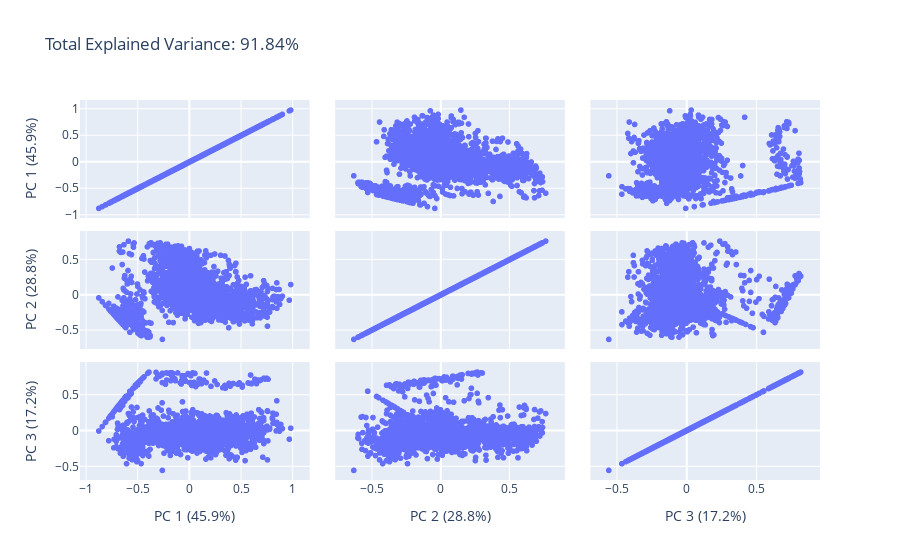

Here is the notebook cell this chart was saved with:
### Markdown cell above
In my research I learned different ways to conduct PCA.  I'm not sure of the impacts between this version and prior version.  Need to research

### Code cell
import plotly.express as px
from sklearn.decomposition import PCA

df2 = df
features = ['Enrollment Percent_Low-Income', 'Enrollment Percent_SoC',
       'SBA ELA 3Y Average Percent_Low-Income',
       'SBA ELA 3Y Average Percent_SoC',
       'SBA Math 3Y Average Percent_Low-Income',
       'SBA Math 3Y Average Percent_SoC']

pca = PCA(n_components=3)
components = pca.fit_transform(df2[features])
labels = {
    str(i): f"PC {i+1} ({var:.1f}%)"
    for i, var in enumerate(pca.explained_variance_ratio_ * 100)
}
total_var = pca.explained_variance_ratio_.sum() * 100

fig = px.scatter_matrix(
    components,
    labels=labels,
    dimensions=range(3),
    title=f'Total Explained Variance: {total_var:.2f}%'
)
fig.update_traces(diagonal_visible=True)
fig.show()

#Source of chart https://plotly.com/python/pca-visualization/

### Figure 1 — Plotly figure (JSON) as saved in the notebook; plotly's stock layout.template omitted (floating-point values rounded to 4 significant figures; data arrays with more than 128 entries replaced by an {"elided": "..."} marker saying what was removed)
{"data": [{"diagonal": {"visible": true}, "dimensions": [{"axis": {"matches": true}, "label": "PC 1 (45.9%)", "values": {"elided": "1837 float values"}}, {"axis": {"matches": true}, "label": "PC 2 (28.8%)", "values": {"elided": "1837 float values"}}, {"axis": {"matches": true}, "label": "PC 3 (17.2%)", "values": {"elided": "1837 float values"}}], "hovertemplate": "%{xaxis.title.text}=%{x}<br>%{yaxis.title.text}=%{y}<extra></extra>", "legendgroup": "", "marker": {"color": "#636efa", "symbol": "circle"}, "name": "", "showlegend": false, "type": "splom"}], "layout": {"dragmode": "select", "legend": {"tracegroupgap": 0}, "title": {"text": "Total Explained Variance: 91.84%"}}}
